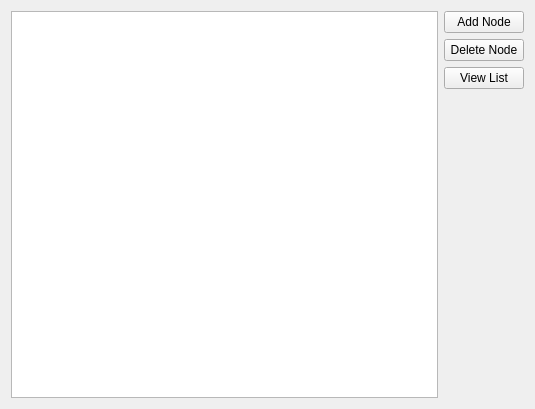
<?xml version="1.0" encoding="UTF-8"?>
<ui version="4.0">
 <class>Widget</class>
 <widget class="QWidget" name="Widget">
  <property name="geometry">
   <rect>
    <x>0</x>
    <y>0</y>
    <width>535</width>
    <height>409</height>
   </rect>
  </property>
  <property name="windowTitle">
   <string>Widget</string>
  </property>
  <layout class="QHBoxLayout" name="horizontalLayout_2">
   <item>
    <layout class="QHBoxLayout" name="horizontalLayout">
     <item>
      <widget class="QListWidget" name="listWidget"/>
     </item>
     <item>
      <layout class="QVBoxLayout" name="verticalLayout">
       <item>
        <widget class="QPushButton" name="addNodeButton">
         <property name="text">
          <string>Add Node</string>
         </property>
        </widget>
       </item>
       <item>
        <widget class="QPushButton" name="deleteNodeButton">
         <property name="text">
          <string>Delete Node</string>
         </property>
        </widget>
       </item>
       <item>
        <widget class="QPushButton" name="viewListButton">
         <property name="text">
          <string>View List</string>
         </property>
        </widget>
       </item>
       <item>
        <spacer name="verticalSpacer">
         <property name="orientation">
          <enum>Qt::Vertical</enum>
         </property>
         <property name="sizeHint" stdset="0">
          <size>
           <width>20</width>
           <height>40</height>
          </size>
         </property>
        </spacer>
       </item>
      </layout>
     </item>
    </layout>
   </item>
  </layout>
 </widget>
 <resources/>
 <connections/>
</ui>
